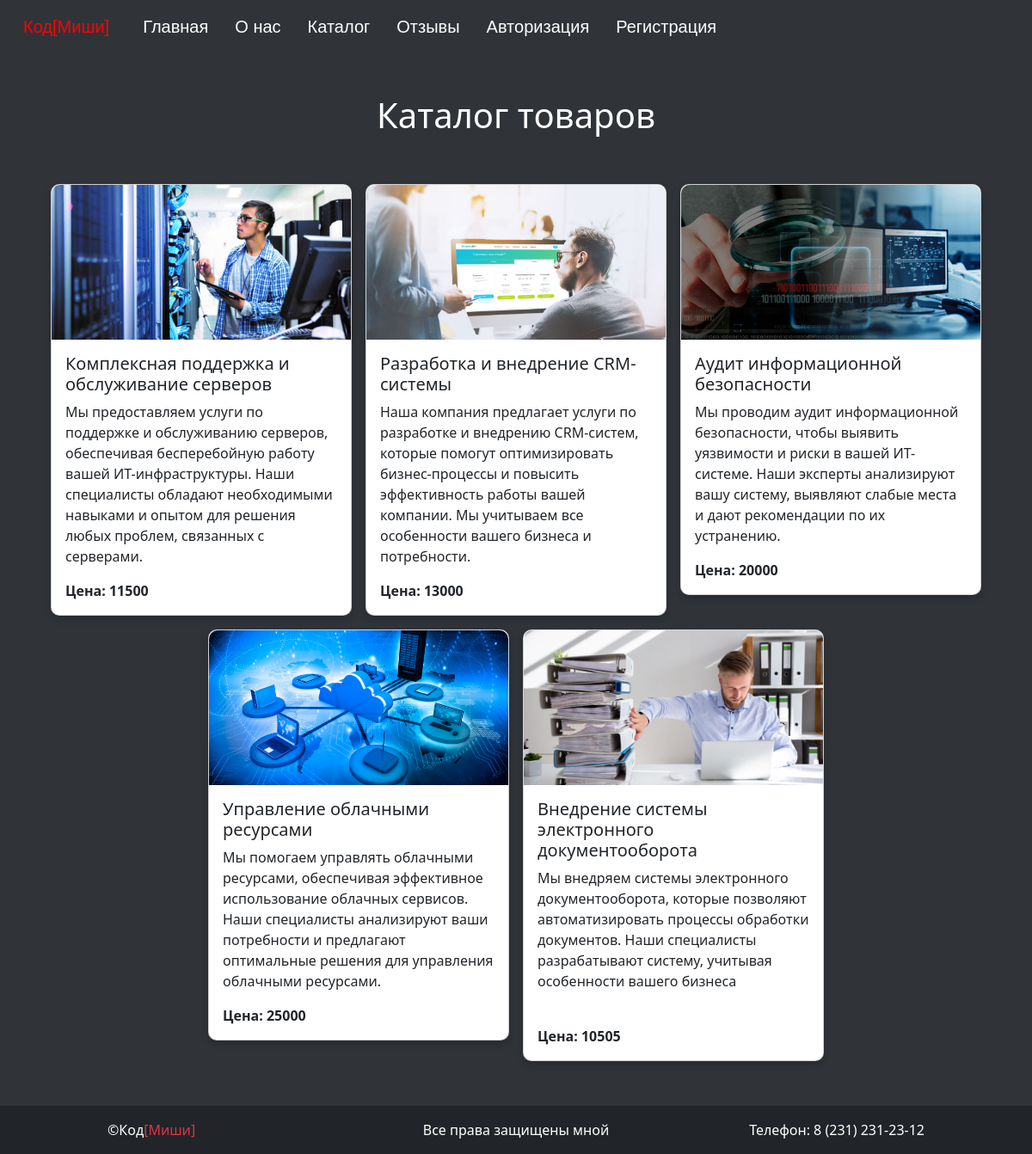
Page /catalog/ on the committed database.
### CommonApp/models.py (models this page shows)
class Catalog(models.Model):
    name = models.CharField(max_length=50)
    description = models.TextField()
    price = models.IntegerField()
    image = models.ImageField(upload_to="products_photos", default=None)

### CommonApp/views.py (the view)
# urls.py: path('catalog/', catalog, name='catalog'),
def catalog(request, successful_doing = False):  # создаем функцию(views
    print("оформление заказа статус - ", successful_doing)
    context = { #создаем контекст данные в формате словаря (ключ:значение)
        'cards_products' : Catalog.objects.all(), #обращаемся к базе данных и получаем все доступные товары из каталога
        'successful_doing': successful_doing, #бинарная переменная для проверки на выполнение действий в корзине
    }
    return render(request,"CommonApp/catalog.html",  context) # загружаем страницу catalog.html

### CommonApp/templates/CommonApp/catalog.html (shortened to what this page needs)
{% extends "CommonApp/base.html" %}
{% load static %}
{% block links %}
    <link rel="stylesheet" href="{% static '/css/catalog_style.css' %}" />
{% endblock %}
{%  block content %}
<div class="container my-5">
  <h1 class="text-center mb-5" style="color:white;">Каталог товаров</h1>
  <div class="d-flex flex-wrap justify-content-center" style="margin-bottom:100px;">
    {% for card in cards_products %}
      <div class="flex-item m-2 my-2 product-item">
        <div class="card product-card">
          <img
            src="{{card.image.url}}"
            class="card-img-top product-image"
            alt="{{ card.alt}}"
          />
          <div class="card-body">
            <h5 class="card-title">{{card.name}}</h5>
            <p class="card-text">{{card.description}}</p>
            <p class="card-text"><strong>Цена: {{card.price}}</strong></p>
          </div>
        </div>
      </div>
    {% endfor %}
  </div>
</div>
{% endblock %}

### static/css/base_style.css (style rules this page uses)
* { padding: 0px; margin: 0px; text-decoration: none; }
body { background-color: #303439; min-height: 100vh; }
.product-card { box-shadow: 0 4px 8px 0 rgba(0, 0, 0, 0.2); transition: 0.3s; }
.product-card .card-img-top { height: 180px; object-fit: cover; }
html { position: relative; min-height: 100%; }
body { margin: 0; padding: 0; box-sizing: border-box; }

### static/css/catalog_style.css (style rules this page uses)
* { padding: 0; margin: 0; text-decoration: none; }
body { background-color: #303439; min-height: 100vh; }
.container { margin: 0 auto; width: 100%; max-width: 1200px; }
h1 { color: white; }
.product-card { box-shadow: 0 4px 8px 0 rgba(0, 0, 0, 0.2); transition: 0.3s; border-radius: 10px; }
.product-card .card-img-top { height: 180px; object-fit: cover; border-radius: 10px 10px 0 0; }
.product-item { max-width: 350px; flex: 1 1 auto; }

### rows in the picture
Catalog: image (picture), name "Комплексная поддержка и обслуживание серверов", description "Мы предоставляем услуги по поддержке и обслуживанию серверов, обеспечивая бесперебойную работу вашей ИТ-инфраструктуры. Наши специалисты обладают необходимыми навыками и опытом для решения любых проблем, связанных с серверами.", price "11500"
Catalog: image (picture), name "Разработка и внедрение CRM-системы", description "Наша компания предлагает услуги по разработке и внедрению CRM-систем, которые помогут оптимизировать бизнес-процессы и повысить эффективность работы вашей компании. Мы учитываем все особенности вашего бизнеса и потребности.", price "13000"
Catalog: image (picture), name "Аудит информационной безопасности", description "Мы проводим аудит информационной безопасности, чтобы выявить уязвимости и риски в вашей ИТ-системе. Наши эксперты анализируют вашу систему, выявляют слабые места и дают рекомендации по их устранению. ㅤㅤㅤㅤ ㅤㅤㅤㅤㅤㅤㅤㅤㅤ", price "20000"
Catalog: image (picture), name "Управление облачными ресурсами", description "Мы помогаем управлять облачными ресурсами, обеспечивая эффективное использование облачных сервисов. Наши специалисты анализируют ваши потребности и предлагают оптимальные решения для управления облачными ресурсами.", price "25000"
Catalog: image (picture), name "Внедрение системы электронного документооборота", description "Мы внедряем системы электронного документооборота, которые позволяют автоматизировать процессы обработки документов. Наши специалисты разрабатывают систему, учитывая особенности вашего бизнеса ㅤ ㅤㅤㅤㅤㅤㅤ ㅤㅤㅤㅤㅤㅤㅤ", price "10505"
